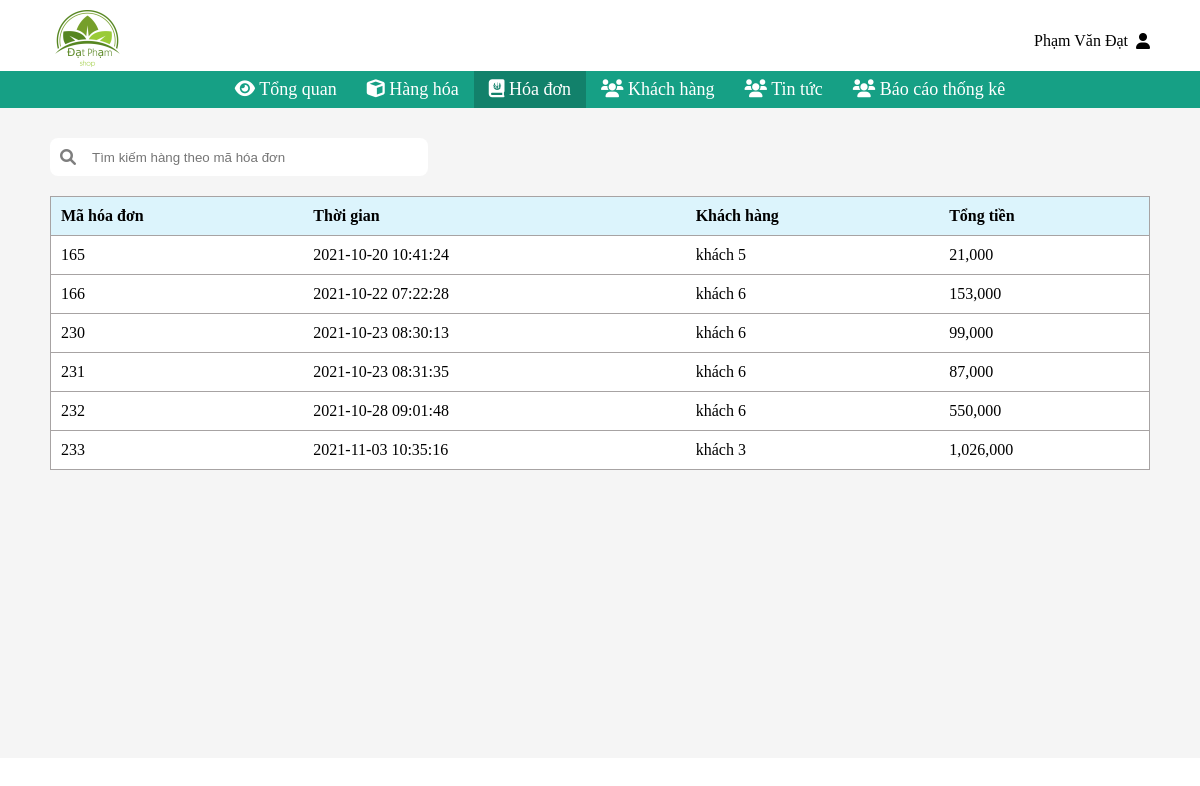
The app's page /admin/bills.php (signed in) with its own data.
### tables this page shows
CREATE TABLE `users` (
  `id_user` int(11) NOT NULL,
  `name_user` varchar(255) NOT NULL,
  `phone_user` char(15) NOT NULL,
  `date_birth_user` date NOT NULL,
  `address_user` varchar(255) NOT NULL,
  `email_user` varchar(255) NOT NULL,
  `nickname` char(255) NOT NULL,
  `password` char(255) NOT NULL,
  `role_id` int(11) NOT NULL
);

CREATE TABLE `bills` (
  `bill_id` int(11) NOT NULL,
  `user_id` int(11) NOT NULL,
  `money` int(11) NOT NULL,
  `created_at` datetime NOT NULL
);

### handler_database.php (called while the page is built, shortened)
<?php
class handler_database{
   private $__conn;
    public function connect_DB(){
        if(!$this->__conn){
            $this->__conn = mysqli_connect("localhost","root","","datpham_shop");
            mysqli_query($this->__conn, "SET character_set_results = 'utf8', character_set_client = 'utf8',
            character_set_database = 'utf8', character_set_server = 'utf8'");
        }
    }
    public function get_list($sql){
        $result = mysqli_query($this->__conn,$sql);
        if( $result->num_rows >0 ){
            $return = array();
            while($row = $result->fetch_assoc() ){
                $return[] = $row;
            }
            return $return;
        }
    }
}
?>

### admin/bills.php (the view, shortened to what this page needs)
<?php
require_once '../handler_database.php';
$admin_header = new handler_database();
$admin_name = $admin_header->get_list('select * from users');
foreach ($admin_name as $v) {
    if ($v['id_user'] == $_SESSION['user_admin_id']) {
        $name = $v['name_user'];
    }
}
?>
<!doctype html>
<html lang="en">
<head>
    <link rel="stylesheet" href="https://cdnjs.cloudflare.com/ajax/libs/font-awesome/6.0.0-beta2/css/all.min.css"
/>
    <link rel="stylesheet" href="../css/style_admin.css">
</head>
<body>
<div class="header">
    <div class="header__top">
        <div class="container">
            <div class="header__top--left">
                <img src="../image/logo.png" alt="">
            </div>
            <div class="header__top--right">
                <a href="#" disabled="disabled">
                    <p><?php echo $name; ?></p>
                    <i class="fas fa-user"></i>
                </a>
            </div>
        </div>
    </div>
    <div class="header__center">
        <div class="container">
            <ul>
                <li>
                    <a href="index.php">
                        <i class="fas fa-eye"></i>
                        <span>Tổng quan</span>
                    </a>
                </li>
                <li class="menu">
                    <a disabled="disabled">
                        <i class="fas fa-cube"></i>
                        <span>Hàng hóa</span>
                    </a>
                </li>
                <li>
                    <a href="bills.php" class="selected_nav">
                        <i class="fas fa-journal-whills"></i>
                        <span>Hóa đơn</span>
                    </a>
                </li>
                <li>
                    <a href="users.php">
                        <i class="fas fa-users"></i>
                        <span>Khách hàng</span>
                    </a>
                </li>
                <li>
                    <a href="news.php">
                        <i class="fas fa-users"></i>
                        <span>Tin tức</span>
                    </a>
                </li>
                <li class="menu">
                    <a disabled="disabled">
                        <i class="fas fa-users"></i>
                        <span>Báo cáo thống kê</span>
                    </a>
                </li>
            </ul>
        </div>
    </div>
</div>
<div class="main__products">
    <div class="container">
        <div class="main__products--right">
            <div class="main__products--right__header">
                <div>
                    <i class="fas fa-search"></i>
                    <form action="bills.php" method="post">
                        <input type="text" name="name" placeholder="Tìm kiếm hàng theo mã hóa đơn">
                    </form>
                </div>
            </div>
            <div class="main__products--right__center bills--center">
                <table cellpadding="5" cellspacing="0">
                    <thead>
                    <tr>
                        <th>Mã hóa đơn</th>
                        <th>Thời gian</th>
                        <th>Khách hàng</th>
                        <th>Tổng tiền</th>
                    </tr>
                    </thead>
                    <tbody>
                    <?php
                    $bills = new handler_database();
                    if (isset($search) && $search != '') {
                        $row = $bills->get_list('select * from bills inner join users on bills.user_id = users.id_user where bill_id like\'%' . $search . '%\'');
                    } else $row = $bills->get_list('select * from bills inner join users on bills.user_id = users.id_user');
                    if ($row)
                        foreach ($row as $v) {
                            echo "<tr id='" . $v['bill_id'] . "'>
                                            <td>" . $v['bill_id'] . "</td>
                                            <td>" . $v['created_at'] . "</td>
                                            <td>" . $v['name_user'] . "</td>
                                            <td>" . number_format($v['money'], 0, ',', ',') . "</td>
                                        </tr>";
                        }
                    else echo "<tr>
                                            <td colspan='4'>Không tìm thấy dữ liệu</td>
                                        </tr>";
                    ?>
                    </tbody>
                </table>
            </div>
        </div>
    </div>
</div>
</body>
</html>

### css/style_admin.css (style rules this page uses)
body { padding: 0; margin: 0; position: relative; }
.container { margin: 0; padding: 0 40px; }
.header>.header__top>.container { display: flex; justify-content: space-between; align-items: center; padding: 10px 40px 0 40px; }
.header>.header__top>.container>.header__top--left>img { width: 50%; }
.header__center>.container>ul { display: flex; justify-content: center; list-style: none; margin: 0; }
.header__center>.container>ul>li a { text-decoration: none; padding: 8px 15px; display: inline-block; color:white; cursor: pointer; }
.header__center>.container>ul>li { position: relative; }
.header__center>.container { background: #16A085; }
.header__center>.container>ul>li>a { color: white; }
.header__center { font-size: 18px; }
.header__top--right { display: flex; align-items: center; justify-content: space-between; position: relative; }
.main__products>.container { padding-top: 20px; display: flex; flex: 1; }
.main__products--right { flex: 1; }
.main__products { min-height: 650px; background: whitesmoke; }
.main__products--right { padding: 10px; border-radius: 8px; }
.main__products--right>.main__products--right__header { display: flex; justify-content: space-between; margin-bottom: 20px; }
.main__products--right>.main__products--right__header>div:nth-child(1) { display: flex; align-items: center; }
.main__products--right>.main__products--right__header>div:nth-child(1) input { border: none; padding: 0px 16px; width: 310px; outline: none; }
.main__products--right>.main__products--right__header>div:nth-child(1) { background: white; padding: 10px; border-radius: 8px; }
.main__products--right>.main__products--right__header>div:nth-child(1)>i { opacity: 0.5; }
.main__products--right__center>table { border: 1px solid #a7a3a3; border-bottom: none; width: 100%; text-align: center; }
.main__products--right__center>table tr>th, tr:not(-last-child)>td, .main__priceProducts--right__center>table tr>th, tr:not(-last-child)>td { border-bottom: 1px solid #a7a3a3; }
.main__products--right__center>table>thead,.main__priceProducts--right__center>table>thead { background: #DCF4FC; }
.main__products--right__center>table>tbody, .main__priceProducts--right__center>table>tbody { background: white; }
.main__products--right__center>table>tbody>tr { transition:0.8s all ease; }
.main__products--right__center>table td, th, .main__priceProducts--right__center>table td, th { padding: 10px; }
.main__priceProducts--right__center>table tr>th, tr:not(-last-child)>td { text-align: start; }
.main__products--right__center.bills--center>table>thead th { text-align: start; }
.main__products--right__center thead th { text-align: start; }
.header__top--right>a { display: flex; align-items: center; text-decoration: none; color: black; padding: 10px; }
.header__top--right>a>i { margin-left: 8px; }
.header__top--right>a>p { margin: 0; }
.header__top--right>ul>li,.header__top--right { transition:0.8s all ease; }
.selected_nav { background: #12816B; }
.main__products--right__center>table tbody { max-height: 650px; overflow-y: scroll; }

### records on screen
users: name_user "Phạm Văn Đạt"
bills: bill_id "165", created_at "2021-10-20 10:41:24", user.name_user "khách 5", money "21,000"
bills: bill_id "166", created_at "2021-10-22 07:22:28", user.name_user "khách 6", money "153,000"
bills: bill_id "230", created_at "2021-10-23 08:30:13", user.name_user "khách 6", money "99,000"
bills: bill_id "231", created_at "2021-10-23 08:31:35", user.name_user "khách 6", money "87,000"
bills: bill_id "232", created_at "2021-10-28 09:01:48", user.name_user "khách 6", money "550,000"
bills: bill_id "233", created_at "2021-11-03 10:35:16", user.name_user "khách 3", money "1,026,000"
